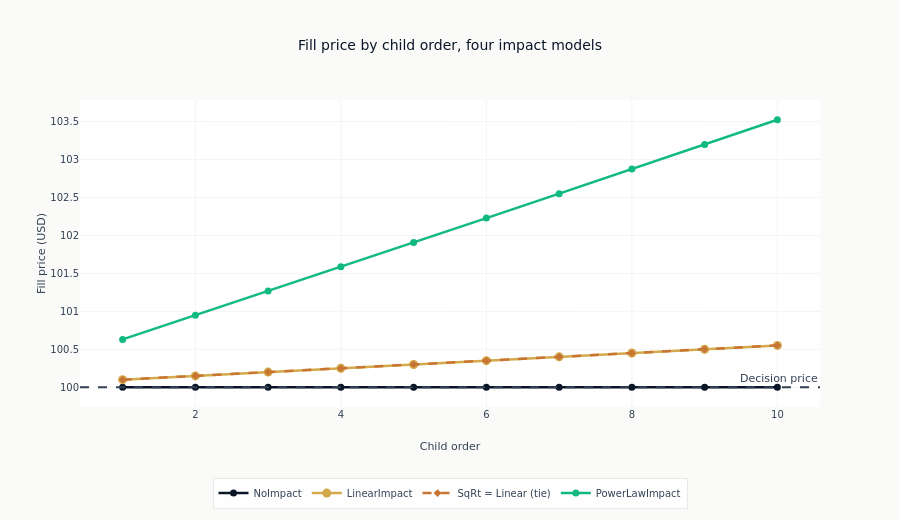

Notebook source saved alongside this figure:
### Markdown cell above
**Finding**: The sequence summary holds the parent order, child schedule, and assumed persistence
fixed. Differences therefore come from the illustrative model parameterizations, not from the
library maintaining cumulative state.

### Code cell
# Visualize execution paths
fig = go.Figure()
sequence_colors = dict(
    zip(
        ["NoImpact", "LinearImpact", "SquareRootImpact", "PowerLawImpact"],
        ml4t_palette(4, categorical=True),
        strict=True,
    )
)
sequence_dashes = {
    "NoImpact": "solid",
    "LinearImpact": "solid",
    "SquareRootImpact": "dash",
    "PowerLawImpact": "solid",
}
sequence_markers = {
    "NoImpact": (7, "circle"),
    "LinearImpact": (9, "circle"),
    "SquareRootImpact": (6, "diamond"),
    "PowerLawImpact": (7, "circle"),
}
for model_name in simulation_models:
    model_data = results_df.filter(pl.col("model") == model_name)
    marker_size, marker_symbol = sequence_markers[model_name]
    label = "SqRt = Linear (tie)" if model_name == "SquareRootImpact" else model_name
    fig.add_scatter(
        x=model_data["order"].to_list(),
        y=model_data["fill_price"].to_list(),
        mode="lines+markers",
        name=label,
        line=dict(width=2.5, color=sequence_colors[model_name], dash=sequence_dashes[model_name]),
        marker=dict(size=marker_size, symbol=marker_symbol),
    )

fig.add_hline(
    y=price,
    line_dash="dash",
    line_color=COLORS["neutral"],
    annotation_text="Decision price",
)

fig.update_layout(
    title="Fill price by child order, four impact models",
    xaxis_title="Child order",
    yaxis_title="Fill price (USD)",
    height=520,
    legend=dict(orientation="h", y=-0.23, x=0.5, xanchor="center"),
    margin=dict(b=105),
)
show_plotly_with_alt(
    fig,
    "Fill price against child-order number for four models, over a dashed horizontal line at "
    "the decision price. The no-impact path sits on that line for every child. The other three "
    "already start above it on the first child and climb steadily from there, the power-law path "
    "far above the other two, whose linear and square-root paths lie exactly on top of each "
    "other for the whole sequence.",
)

### Figure 1 — Plotly figure (JSON) as saved in the notebook; plotly's stock layout.template omitted (floating-point values rounded to 4 significant figures)
{"data": [{"line": {"color": "#0a1628", "dash": "solid", "width": 2.5}, "marker": {"size": 7, "symbol": "circle"}, "mode": "lines+markers", "name": "NoImpact", "type": "scatter", "x": [1, 2, 3, 4, 5, 6, 7, 8, 9, 10], "y": [100.0, 100.0, 100.0, 100.0, 100.0, 100.0, 100.0, 100.0, 100.0, 100.0]}, {"line": {"color": "#D4A84B", "dash": "solid", "width": 2.5}, "marker": {"size": 9, "symbol": "circle"}, "mode": "lines+markers", "name": "LinearImpact", "type": "scatter", "x": [1, 2, 3, 4, 5, 6, 7, 8, 9, 10], "y": [100.1, 100.2, 100.2, 100.3, 100.3, 100.4, 100.4, 100.5, 100.5, 100.6]}, {"line": {"color": "#C87533", "dash": "dash", "width": 2.5}, "marker": {"size": 6, "symbol": "diamond"}, "mode": "lines+markers", "name": "SqRt = Linear (tie)", "type": "scatter", "x": [1, 2, 3, 4, 5, 6, 7, 8, 9, 10], "y": [100.1, 100.2, 100.2, 100.3, 100.3, 100.4, 100.4, 100.5, 100.5, 100.6]}, {"line": {"color": "#10b981", "dash": "solid", "width": 2.5}, "marker": {"size": 7, "symbol": "circle"}, "mode": "lines+markers", "name": "PowerLawImpact", "type": "scatter", "x": [1, 2, 3, 4, 5, 6, 7, 8, 9, 10], "y": [100.6, 100.9, 101.3, 101.6, 101.9, 102.2, 102.6, 102.9, 103.2, 103.5]}], "layout": {"annotations": [{"showarrow": false, "text": "Decision price", "x": 1, "xanchor": "right", "xref": "x domain", "y": 100.0, "yanchor": "bottom", "yref": "y"}], "height": 520, "legend": {"orientation": "h", "x": 0.5, "xanchor": "center", "y": -0.23}, "margin": {"b": 105}, "shapes": [{"line": {"color": "#334155", "dash": "dash"}, "type": "line", "x0": 0, "x1": 1, "xref": "x domain", "y0": 100.0, "y1": 100.0, "yref": "y"}], "title": {"text": "Fill price by child order, four impact models"}, "xaxis": {"title": {"text": "Child order"}}, "yaxis": {"title": {"text": "Fill price (USD)"}}}}
